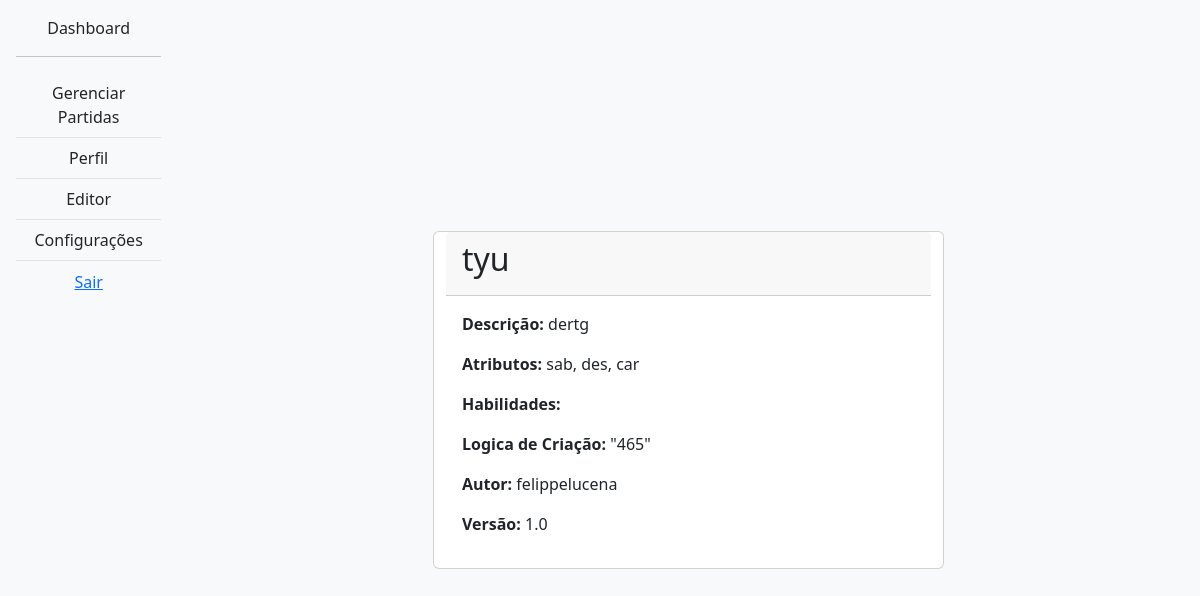
The app's page /dashboard/raca/23/ with its own data.
### front/models.py (models this page shows, shortened)
class Raca(models.Model):
    nome = models.CharField(max_length=100)
    descricao = models.TextField()
    atributos = models.CharField(max_length=255)  # Por exemplo, 'Força: 10, Destreza: 8, etc.'
    habilidades = models.CharField(max_length=255)  # Por exemplo, 'Visão no Escuro, Resistência a Veneno, etc.'
    logica_de_criacao = models.TextField()  # Define um valor padrão
    autor = models.ForeignKey(User, on_delete=models.CASCADE)  # Relaciona com o usuário que criou a raça
    versao = models.CharField(max_length=10, default='1.0')  # Versão inicial

### front/views.py (the view)
# urls.py: path('dashboard/raca/<int:raca_id>/', views.detalhes_raca, name='detalhes_raca'),
def detalhes_raca(request, raca_id):
    raca = get_object_or_404(Raca, pk=raca_id)
    context = {
        'raca': raca
    }
    return render(request, 'dashboard/raca/detalhes.html', context)

### front/templates/dashboard/raca/detalhes.html (shortened to what this page needs)
{% extends 'dashboard/base.html' %}
{% block content %}
    <div class="container-fluid bg-light h-100 align-content-center">
        <div class="row justify-content-center">
            <div class="card col-6">
                <div class="card-header">
                    <h2>{{ raca.nome }}</h2>
                </div>
                <div class="card-body">
                    <p><strong>Descrição:</strong> {{ raca.descricao }}</p>
                    <p><strong>Atributos:</strong> {{ raca.atributos }}</p>
                    <p><strong>Habilidades:</strong></p>
                    <p><strong>Logica de Criação:</strong> {{ raca.logica_de_criacao }}</p>
                    <p><strong>Autor:</strong> {{ raca.autor }}</p>
                    <p><strong>Versão:</strong> {{ raca.versao }}</p>
                </div>
            </div>
        </div>
    </div>
{% endblock %}

### records on screen
Raca: nome "tyu", descricao "dertg", atributos "sab, des, car", logica_de_criacao "\"465\"", autor "felippelucena", versao "1.0"
